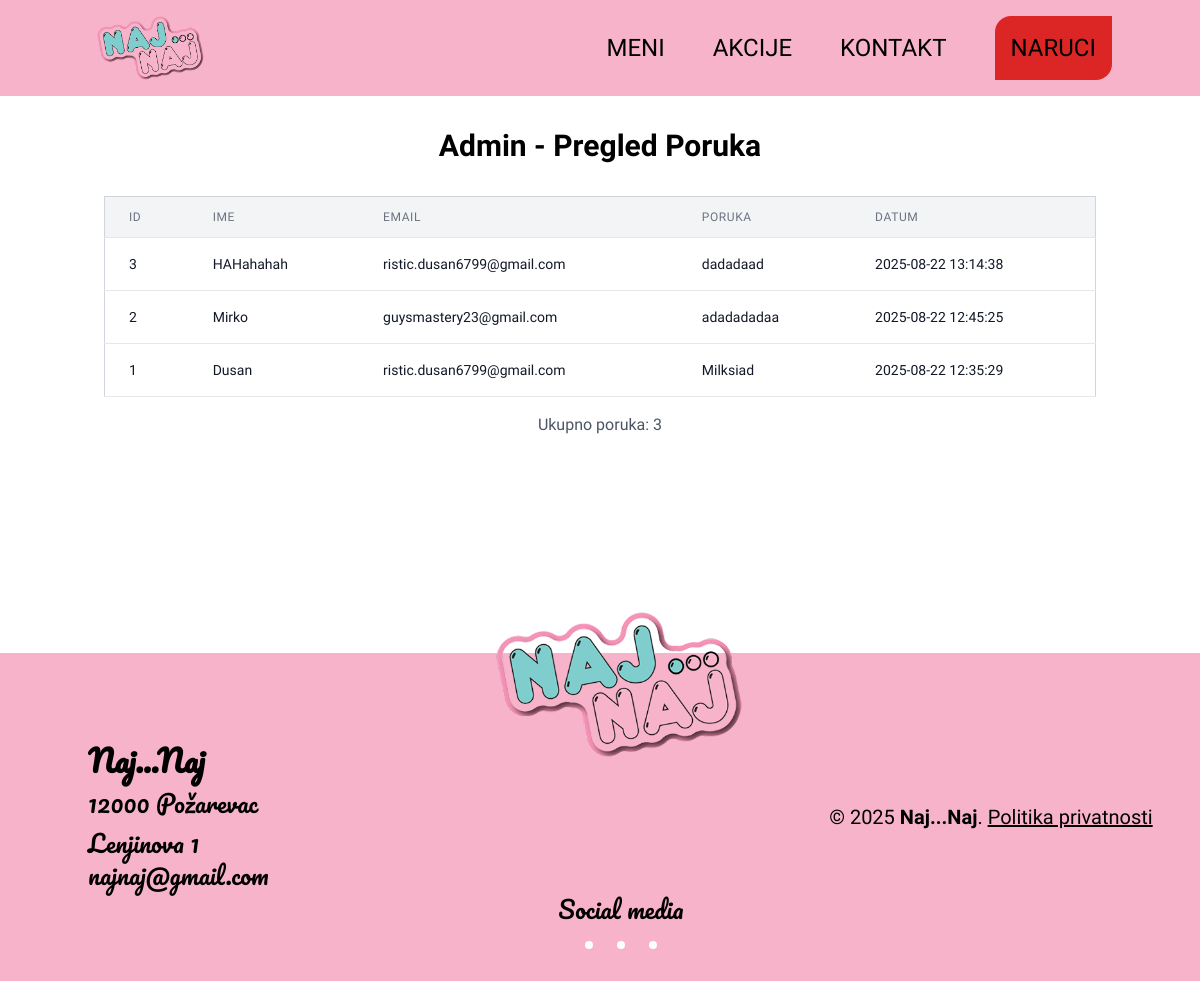
The page /admin/messages on the database as committed earlier.
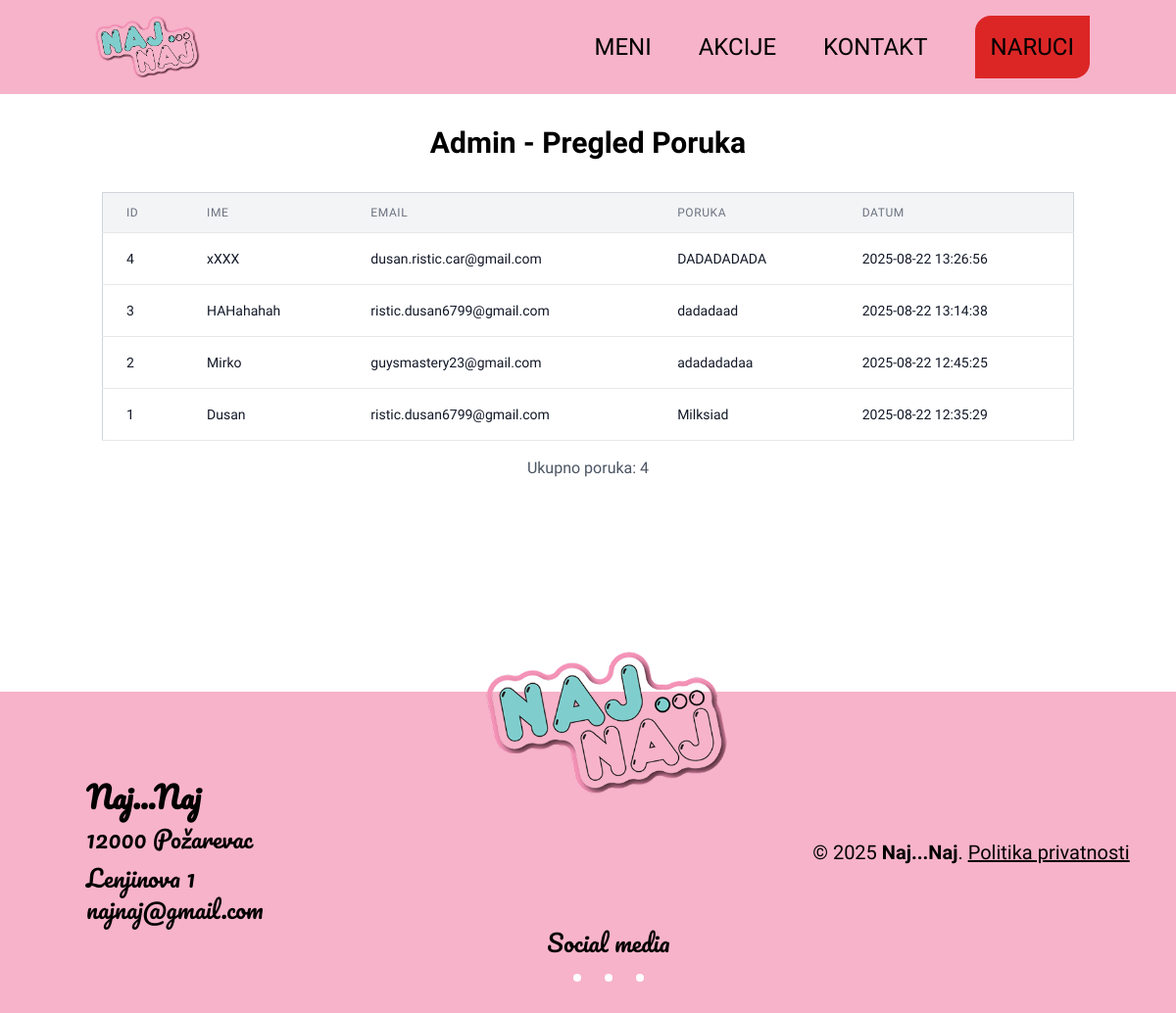
The same page on the database as committed later.
### tables this page shows
CREATE TABLE messages (
                id INTEGER PRIMARY KEY AUTOINCREMENT,
                name TEXT NOT NULL,
                email TEXT NOT NULL,
                message TEXT NOT NULL,
                created_at TIMESTAMP DEFAULT CURRENT_TIMESTAMP
            );

### app.py (the view)
@app.route('/admin/messages')
def admin_messages():
    print(f"Admin panel - tražim poruke u bazi: {DATABASE}")
    messages = get_all_messages()
    print(f"Admin panel - pronađeno {len(messages)} poruka")
    return render_template('admin_messages.html', messages=messages)

### app.py (called while the page is built)
def get_all_messages():
    try:
        db = sqlite3.connect(DATABASE)
        cursor = db.cursor()
        cursor.execute('SELECT * FROM messages ORDER BY created_at DESC')
        messages = cursor.fetchall()
        db.close()
        print(f"Učitano {len(messages)} poruka iz baze")
        return messages
    except Exception as e:
        print(f"GREŠKA pri čitanju poruka: {e}")
        return []

### templates/admin_messages.html (shortened to what this page needs)
{% extends "base.html" %}
{% block content %}
<div class="container mx-auto px-4 py-8">
    <h1 class="text-3xl font-bold text-center mb-8">Admin - Pregled Poruka</h1>
    {% if messages %}
    <div class="overflow-x-auto">
        <table class="min-w-full bg-white border border-gray-300 rounded-lg shadow-lg">
            <thead class="bg-gray-100">
                <tr>
                    <th class="px-6 py-3 border-b border-gray-200 text-left text-xs leading-4 font-medium text-gray-500 uppercase tracking-wider">ID</th>
                    <th class="px-6 py-3 border-b border-gray-200 text-left text-xs leading-4 font-medium text-gray-500 uppercase tracking-wider">Ime</th>
                    <th class="px-6 py-3 border-b border-gray-200 text-left text-xs leading-4 font-medium text-gray-500 uppercase tracking-wider">Email</th>
                    <th class="px-6 py-3 border-b border-gray-200 text-left text-xs leading-4 font-medium text-gray-500 uppercase tracking-wider">Poruka</th>
                    <th class="px-6 py-3 border-b border-gray-200 text-left text-xs leading-4 font-medium text-gray-500 uppercase tracking-wider">Datum</th>
                </tr>
            </thead>
            <tbody class="bg-white">
                {% for message in messages %}
                <tr class="hover:bg-gray-50">
                    <td class="px-6 py-4 whitespace-no-wrap border-b border-gray-200 text-sm leading-5 text-gray-900">{{ message[0] }}</td>
                    <td class="px-6 py-4 whitespace-no-wrap border-b border-gray-200 text-sm leading-5 text-gray-900 font-medium">{{ message[1] }}</td>
                    <td class="px-6 py-4 whitespace-no-wrap border-b border-gray-200 text-sm leading-5 text-gray-900">{{ message[2] }}</td>
                    <td class="px-6 py-4 border-b border-gray-200 text-sm leading-5 text-gray-900">
                        <div class="max-w-xs truncate" title="{{ message[3] }}">
                            {{ message[3][:100] }}{% if message[3]|length > 100 %}...{% endif %}
                        </div>
                    </td>
                    <td class="px-6 py-4 whitespace-no-wrap border-b border-gray-200 text-sm leading-5 text-gray-900">{{ message[4] }}</td>
                </tr>
                {% endfor %}
            </tbody>
        </table>
    </div>
    <div class="mt-4 text-center">
        <p class="text-gray-600">Ukupno poruka: {{ messages|length }}</p>
    </div>
    {% else %}
    <div class="text-center py-8">
        <p class="text-gray-500 text-lg">Nema sačuvanih poruka.</p>
    </div>
    {% endif %}
    <div class="mt-8 text-center">
        <a href="{{ url_for('home') }}" class="bg-blue-500 hover:bg-blue-700 text-white font-bold py-2 px-4 rounded">
        </a>
    </div>
</div>
{% endblock %}

Rows that differ between the two databases and show on the page:
added messages: id "4", name "xXXX", email "dusan.ristic.car@gmail.com", message "DADADADADA", created_at "2025-08-22 13:26:56"
Other text that changed with them:
{{ messages|length }}: "3" → "4"
